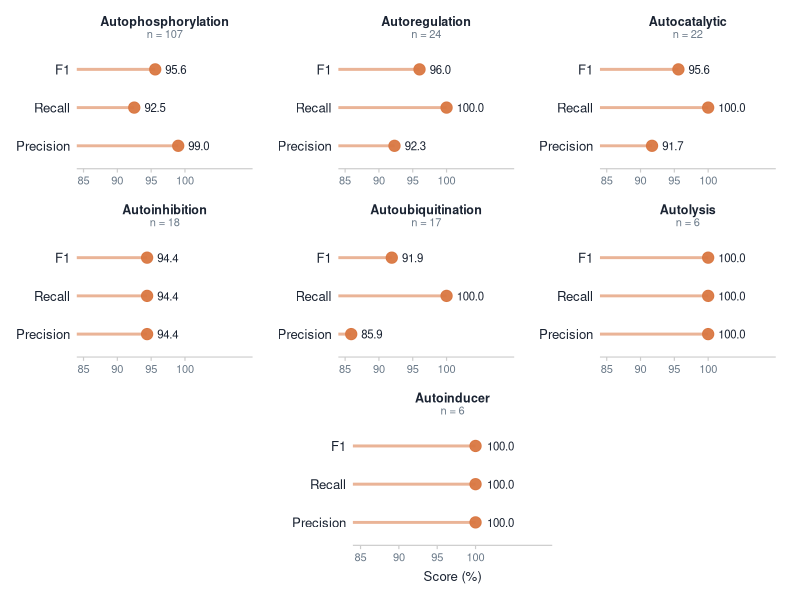

The R script that drew this image:
# =============================================================================
# Figure: Table 7 — Per-class Stage 2 test-set classification performance
# Description: 7-panel dot plot (patchwork 3×3), one panel per mechanism,
#              metrics on y-axis, score on x-axis.
# Output: figures/figure_table7.png (300 dpi)
# =============================================================================

library(ggplot2)
library(dplyr)
library(patchwork)

# --- Data --------------------------------------------------------------------
table7 <- data.frame(
  Mechanism = c(
    "Autophosphorylation", "Autoregulation", "Autocatalytic",
    "Autoinhibition", "Autoubiquitination", "Autolysis", "Autoinducer"
  ),
  Support   = c(107, 24, 22, 18, 17, 6, 6),
  Precision = c(99.0, 92.3, 91.7, 94.4,  85.9, 100.0, 100.0),
  Recall    = c(92.5, 100.0, 100.0, 94.4, 100.0, 100.0, 100.0),
  F1        = c(95.6, 96.0, 95.6, 94.4,  91.9, 100.0, 100.0)
) %>%
  arrange(desc(Support))

# --- Colour palette ----------------------------------------------------------
col_accent <- "#d97742"
col_ink    <- "#1a2332"
col_muted  <- "#6b7a89"
col_bg     <- "#ffffff"

# --- Helper: one panel per mechanism -----------------------------------------
make_panel <- function(mech, n, prec, rec, f1, show_x_title = FALSE) {

  df <- data.frame(
    Metric = factor(c("Precision", "Recall", "F1"),
                    levels = c("Precision", "Recall", "F1")),
    Score  = c(prec, rec, f1),
    label  = sprintf("%.1f", c(prec, rec, f1))
  )

  ggplot(df, aes(x = .data$Score, y = .data$Metric)) +

    # Stem
    geom_segment(
      aes(xend = .data$Score),
      x = 84, colour = col_accent, linewidth = 1.0, alpha = 0.55
    ) +

    # Dot
    geom_point(size = 3.5, colour = col_accent, alpha = 0.95) +

    # Label — 1.5-unit gap clears the dot cleanly
    geom_text(
      aes(x = .data$Score + 1.5, label = .data$label),
      hjust = 0, size = 2.9, colour = col_ink
    ) +

    scale_x_continuous(
      limits = c(84, 110),
      breaks = c(85, 90, 95, 100),
      expand = expansion(mult = c(0, 0))
    ) +

    scale_y_discrete(expand = expansion(add = c(0.6, 0.6))) +

    labs(
      x        = if (show_x_title) "Score (%)" else NULL,
      y        = NULL,
      title    = mech,
      subtitle = paste0("n = ", n)
    ) +

    theme_classic(base_size = 11) +
    theme(
      plot.title       = element_text(
        colour = col_ink, face = "bold", size = 9,
        hjust = 0.5, margin = margin(b = 0)
      ),
      plot.subtitle    = element_text(
        colour = col_muted, size = 8,
        hjust = 0.5, margin = margin(b = 4)
      ),
      plot.background  = element_rect(fill = col_bg, colour = NA),
      panel.background = element_rect(fill = col_bg, colour = NA),
      axis.text.y      = element_text(colour = col_ink,   size = 9.5),
      axis.text.x      = element_text(colour = col_muted, size = 8),
      axis.title.x     = element_text(
        colour = col_ink, size = 9.5, margin = margin(t = 5)
      ),
      axis.ticks.y     = element_blank(),
      axis.line.y      = element_blank(),
      axis.line.x      = element_line(colour = "#cccccc", linewidth = 0.4),
      axis.ticks.x     = element_line(colour = "#cccccc", linewidth = 0.4),
      plot.margin      = margin(6, 12, 6, 6)
    )
}

# --- Build 7 panels ----------------------------------------------------------
# Rows 1–2: no x-axis title (avoid repetition); Row 3 / bottom: show it
p1 <- make_panel("Autophosphorylation", 107,  99.0,  92.5, 95.6)
p2 <- make_panel("Autoregulation",       24,  92.3, 100.0, 96.0)
p3 <- make_panel("Autocatalytic",         22,  91.7, 100.0, 95.6)
p4 <- make_panel("Autoinhibition",        18,  94.4,  94.4, 94.4)
p5 <- make_panel("Autoubiquitination",    17,  85.9, 100.0, 91.9)
p6 <- make_panel("Autolysis",              6, 100.0, 100.0, 100.0)
p7 <- make_panel("Autoinducer",            6, 100.0, 100.0, 100.0,
                 show_x_title = TRUE)

# --- Combine: 3×3 grid, p7 centred in the last row --------------------------
row1 <- p1 | p2 | p3
row2 <- p4 | p5 | p6
row3 <- plot_spacer() | p7 | plot_spacer()

combined <- row1 / row2 / row3

# --- Save --------------------------------------------------------------------
output_path <- "figures/figure_table7.png"

ggsave(
  filename = output_path,
  plot     = combined,
  width    = 9,
  height   = 7.5,
  dpi      = 300,
  bg       = col_bg
)

message("Saved: ", output_path)